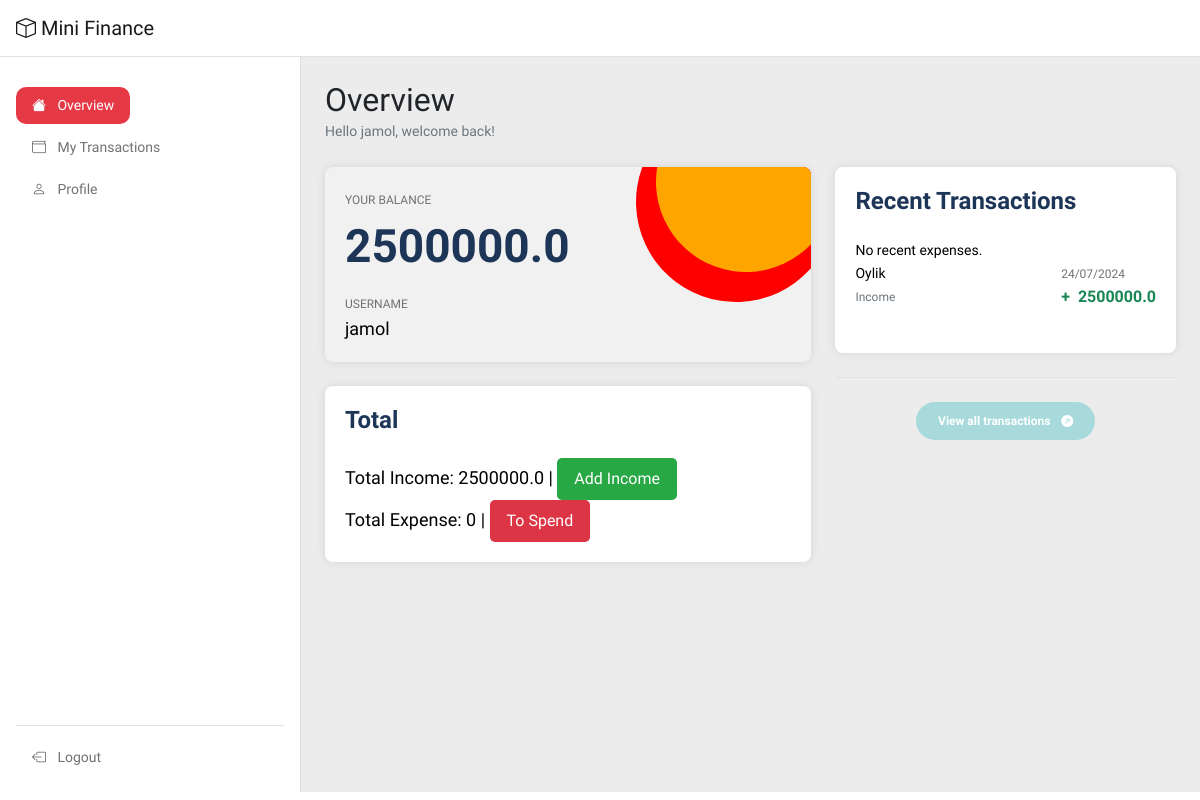
Screenshot of / (signed in) with the database file from the repository.
### moneymanager/models.py (models this page shows, shortened)
class Income(models.Model):
    user = models.ForeignKey(User, on_delete=models.CASCADE)
    category = models.ForeignKey(IncomeCategory, on_delete=models.DO_NOTHING)
    amount = models.FloatField()
    date = models.DateField()
    account_type = models.ForeignKey(AccountType, on_delete=models.DO_NOTHING)
    description = models.TextField(blank=True)

class IncomeCategory(models.Model):
    name = models.CharField(max_length=50)
    def __str__(self):
        return self.name

### moneymanager/views.py (the view)
# urls.py: path("", dashboard, name ='home'),
@login_required
def dashboard(request):
    user = request.user
    incomes = Income.objects.filter(user=user)
    expenses = Expense.objects.filter(user=user)
    total_income = sum(income.amount for income in incomes)
    total_expense = sum(expense.amount for expense in expenses)
    net_profit = total_income - total_expense
    expenses_by_category = expenses.values('category', 'date').annotate(total_amount=Sum('amount')).order_by('category', 'date')
    recent_incomes = Income.objects.filter(user=user).order_by('-date')[:3]
    recent_expenses = Expense.objects.filter(user=user).order_by('-date')[:3]
    context = {
        'incomes': incomes,
        'expenses': expenses,
        'total_income': total_income,
        'total_expense': total_expense,
        'net_profit': net_profit,
        'expenses_by_category': expenses_by_category,
        'recent_incomes': recent_incomes,
        'recent_expenses': recent_expenses,
    }
    return render(request, 'index.html', context)

### templates/index.html (shortened to what this page needs)
{% extends 'base.html' %}
{% block content %}
    <div class="title-group mb-3">
        <h1 class="h2 mb-0">Overview</h1>
        <small class="text-muted">Hello {{ user.username }}, welcome back!</small>
    </div>
    <div class="row my-4">
        <div class="col-lg-7 col-12">
            <div class="custom-block custom-block-balance">
                <small>Your Balance</small>
                <h2 class="mt-2 mb-3">{{ net_profit }}</h2>
                <div class="ms-auto">
                    <small>Username</small>
                    <p>{{ user.username }}</p>
                </div>
            </div>
            <div class="custom-block bg-white">
                <h5 class="mb-4">Total</h5>
                <p>Total Income: {{ total_income }}  |  <a href="{% url 'moneymanager:add_income' %}" class="btn btn-green">Add Income</a></p>
                <p>Total Expense: {{ total_expense }} |  <a href="{% url 'moneymanager:add_expense' %}" class="btn btn-red">To Spend</a></p>
            </div>
        </div>
        <div class="col-lg-5 col-12">
            <div class="custom-block custom-block-transations">
                <h5 class="mb-4">Recent Transactions</h5>
                {% for expense in recent_expenses %}
                <div class="d-flex flex-wrap align-items-center mb-4">
                    <div class="d-flex align-items-center">
                        <div>
                            <p>{{ expense.category }}</p>
                            <small class="text-muted">Expense</small>
                        </div>
                    </div>
                    <div class="ms-auto">
                        <small>{{ expense.date|date:"d/m/Y" }}</small>
                        <strong class="d-block text-danger"><span class="me-1">-</span> {{ expense.amount }}</strong>
                    </div>
                </div>
                {% empty %}
                <p>No recent expenses.</p>
                {% endfor %}
                {% for income in recent_incomes %}
                <div class="d-flex flex-wrap align-items-center mb-4">
                    <div class="d-flex align-items-center">
                        <div>
                            <p>{{ income.category }}</p>
                            <small class="text-muted">Income</small>
                        </div>
                    </div>
                    <div class="ms-auto">
                        <small>{{ income.date|date:"d/m/Y" }}</small>
                        <strong class="d-block text-success"><span class="me-1">+</span> {{ income.amount }}</strong>
                    </div>
                </div>
                {% empty %}
                <p>No recent incomes.</p>
                {% endfor %}
            </div>
            <div class="border-top pt-4 mt-4 text-center">
                <a class="btn custom-btn" href="{% url 'moneymanager:all-transactions' %}">
                    View all transactions
                    <i class="bi-arrow-up-right-circle-fill ms-2"></i>
                </a>
            </div>
        </div>
    </div>
{% endblock %}

### static/css/tooplate-mini-finance.css (style rules this page uses)
:root { --white-color: #ffffff; --primary-color: #E63946; --secondary-color: #F1FAEE; --section-bg-color: #ececec; --primary-bg-color: #E63946; --custom-btn-bg-color: #A8DADC; --custom-btn-bg-hover-color: #1D3557; --heading-color: #1D3557; --dark-color: #000000; --p-color: #717275; --border-color: #e0e0e5; --link-hover-color: #E63946; --body-font-family: 'Unbounded'; --h1-font-size: 74px; --h2-font-size: 46px; --h3-font-size: 32px; --h4-font-size: 28px; --h5-font-size: 24px; --h6-font-size: 22px; --p-font-size: 18px; --menu-font-size: 14px; --btn-font-size: 12px; --copyright-font-size: 10px; --border-radius-large: 100px; --border-radius-medium: 20px; --border-radius-small: 10px; --font-weight-light: 300; --font-weight-normal: 400; --font-weight-bold: 700; }
body { background-color: var(--white-color); font-family: var(--body-font-family); }
h2, h3, h4, h5, h6 { color: var(--heading-color); }
h1, h2, h3, h4, h5, h6 { font-weight: var(--font-weight-bold); }
h1 { font-size: var(--h1-font-size); }
h2 { font-size: var(--h2-font-size); }
h5 { font-size: var(--h5-font-size); }
p { color: var(--p-color); font-size: var(--p-font-size); font-weight: var(--font-weight-light); }
a, button { touch-action: manipulation; transition: all 0.3s; }
a { display: inline-block; color: var(--primary-color); text-decoration: none; }
b, strong { font-weight: var(--font-weight-bold); }
.title-group small { font-weight: var(--font-weight-light); }
.custom-btn { background: var(--custom-btn-bg-color); border: 2px solid transparent; border-radius: var(--border-radius-large); color: var(--white-color); font-size: var(--btn-font-size); font-weight: var(--font-weight-bold); line-height: normal; transition: all 0.3s; padding: 10px 20px; }
.custom-block { background: var(--secondary-color); border-radius: var(--border-radius-small); position: relative; overflow: hidden; margin-bottom: 24px; padding: 30px; }
.custom-block h2, .custom-block p { position: relative; z-index: 2; }
.custom-block-balance::before { content: ""; background: var(--custom-btn-bg-color); background: #ff0000; border-radius: 100%; width: 200px; height: 200px; position: absolute; top: -65px; right: -25px; transform: rotate(-25deg); }
.custom-block-balance::after { content: ""; background: var(--primary-color); background: #ffa500; border-radius: 100%; width: 180px; height: 180px; position: absolute; top: -75px; right: -25px; transform: rotate(-25deg); }
.custom-block p { color: var(--dark-color); margin-bottom: 0; }
.custom-block small { color: var(--p-color); font-size: var(--btn-font-size); text-transform: uppercase; }
.custom-block-transations p { font-size: var(--menu-font-size); margin-bottom: 0; }
.custom-block-transations small { text-transform: none; }
@media screen and (max-width: 1200px) { h1 { font-size: 62px; } }

### templates/index.html (style rules this page uses)
.btn-green { background-color: #28a745; color: #fff; padding: 8px 16px; border-radius: 5px; text-decoration: none; display: inline-block; }
.btn-red { background-color: #dc3545; color: #fff; padding: 8px 16px; border-radius: 5px; text-decoration: none; display: inline-block; }
.custom-block { padding: 20px; border-radius: 8px; box-shadow: 0 0 10px rgba(0, 0, 0, 0.1); }
.custom-block-balance { background-color: #f1f1f1; }
.custom-block-transations { background-color: #fff; }

### rows the page displays
Income: category "Oylik", date "24/07/2024", amount "2500000.0"

### other values shown
{{ user.username }} "jamol"
{{ net_profit }} "2500000.0"
{{ total_income }} "2500000.0"
{{ total_expense }} "0"
